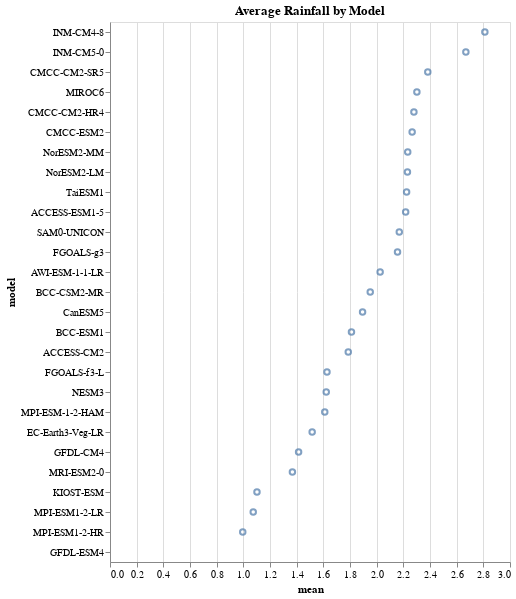

This figure's notebook cell:
### Markdown cell above
Calculating model-wise summaries also took a long time-- almost a minute!

### Code cell
base = alt.Chart(res, title = "Average Rainfall by Model")
points = base.mark_point().encode(
    alt.Y("model:N", sort="-x"),
    alt.X("mean:Q")
)

points

### Figure 1 — Vega-Lite specification as saved in the notebook (floating-point values rounded to 4 significant figures)
{"$schema": "https://vega.github.io/schema/vega-lite/v4.8.1.json", "config": {"view": {"continuousHeight": 300, "continuousWidth": 400}}, "data": {"name": "data-8b071342b7ff16217ce29da21ff85fd6"}, "datasets": {"data-8b071342b7ff16217ce29da21ff85fd6": [{"mean": 0.9956, "model": "MPI-ESM1-2-HR", "std": 4.084}, {"mean": 1.074, "model": "MPI-ESM1-2-LR", "std": 3.912}, {"mean": 1.102, "model": "KIOST-ESM", "std": 3.852}, {"mean": 1.368, "model": "MRI-ESM2-0", "std": 4.518}, {"mean": 1.414, "model": "GFDL-CM4", "std": 5.025}, {"mean": 1.516, "model": "EC-Earth3-Veg-LR", "std": 4.714}, {"mean": 1.611, "model": "MPI-ESM-1-2-HAM", "std": 4.886}, {"mean": 1.622, "model": "NESM3", "std": 4.972}, {"mean": 1.627, "model": "FGOALS-f3-L", "std": 5.747}, {"mean": 1.787, "model": "ACCESS-CM2", "std": 5.914}, {"mean": 1.811, "model": "BCC-ESM1", "std": 5.358}, {"mean": 1.894, "model": "CanESM5", "std": 5.836}, {"mean": 1.952, "model": "BCC-CSM2-MR", "std": 6.201}, {"mean": 2.026, "model": "AWI-ESM-1-1-LR", "std": 5.322}, {"mean": 2.156, "model": "FGOALS-g3", "std": 6.015}, {"mean": 2.17, "model": "SAM0-UNICON", "std": 6.383}, {"mean": 2.218, "model": "ACCESS-ESM1-5", "std": 6.422}, {"mean": 2.225, "model": "TaiESM1", "std": 5.887}, {"mean": 2.231, "model": "NorESM2-LM", "std": 5.682}, {"mean": 2.233, "model": "NorESM2-MM", "std": 6.152}, {"mean": 2.266, "model": "CMCC-ESM2", "std": 5.538}, {"mean": 2.279, "model": "CMCC-CM2-HR4", "std": 5.63}, {"mean": 2.302, "model": "MIROC6", "std": 6.394}, {"mean": 2.383, "model": "CMCC-CM2-SR5", "std": 5.896}, {"mean": 2.669, "model": "INM-CM5-0", "std": 6.534}, {"mean": 2.811, "model": "INM-CM4-8", "std": 6.266}, {"mean": null, "model": "GFDL-ESM4", "std": null}]}, "encoding": {"x": {"field": "mean", "type": "quantitative"}, "y": {"field": "model", "sort": "-x", "type": "nominal"}}, "mark": "point", "title": "Average Rainfall by Model"}
